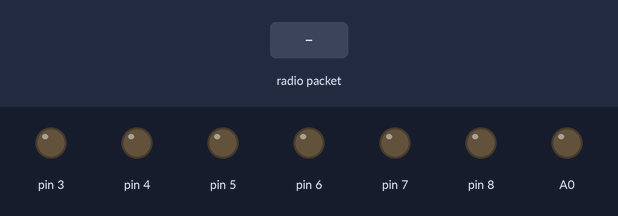
A program run on a simulated Arduino Uno, built with avr-gcc and run on an emulated ATmega328P. Shown: output pins drawn as LEDs (lit = HIGH). The test bench sets the inputs (shaded band). No radio packets arrive unless stated.

Above: at 1.2 s.
1.3 s: radio packet "5" arrives
At 1.7 s:
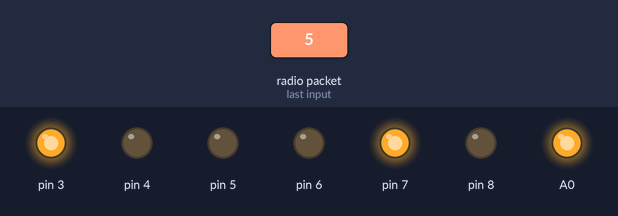
Timing chart, 0 to 4.3 s (numbered marks = the images above; inputs shaded):
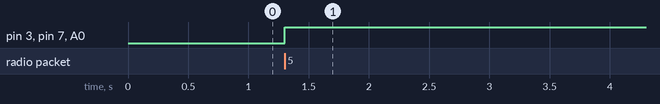

The program:

main.cpp
```cpp
#include <Arduino.h>
#include <SPI.h>
#include "MOTORS.h"
#include "nRF24L01.h"
#include "RF24.h"

RF24 radio(9,10);
const uint64_t pipe_address = 0xc3de775240;

#define AIN1 3
#define BIN1 7
#define AIN2 4
#define BIN2 8
#define PWMA 5
#define PWMB 6
#define STBY A0

#define CENTRE_MAX 10
#define CENTRE_MIN -10

const int offsetL = 1; //motorL direction offset
const int offsetR = 1; //motorR direction offset

Motor motorL = Motor(AIN1, AIN2, PWMA, offsetL, STBY);
Motor motorR = Motor(BIN1, BIN2, PWMB, offsetR, STBY);

char* Data_Received = NULL;
void Process_Data(char*);
void setup() {
  // put your setup code here, to run once:
  Serial.begin(115200);
  radio.begin();
  radio.openReadingPipe(1, pipe_address);
  radio.startListening();
}

void loop() {
  // put your main code here, to run repeatedly:
  while(radio.available())
  {
    radio.read(Data_Received, sizeof(Data_Received));
    Process_Data(Data_Received);
  }
}
void Process_Data(char* Data)
{
  char* tokTemp = NULL;
  char* tokenString = Data;
  int Roll = atoi(strtok_r(tokenString, "|", &tokTemp));
  int Pitch = atoi(strtok_r(NULL, "^", &tokTemp));
  int L_Speed = DEFAULTSPEED, R_Speed = DEFAULTSPEED;
  if(Pitch>CENTRE_MAX)
  {
    // Increasing Y : Forward
    L_Speed = map(Pitch,CENTRE_MAX,90,CENTRE_MAX,255);
    R_Speed = map(Pitch,CENTRE_MAX,90,CENTRE_MAX,255);
  }
  else if (Pitch < CENTRE_MIN) {
    // Increasing Y : Backward
    L_Speed = map(Pitch,CENTRE_MIN,-90,CENTRE_MIN,-255);
    R_Speed = map(Pitch,CENTRE_MIN,-90,CENTRE_MIN,-255);
  }
  else {
    // Buffer Zone : Stop
    L_Speed  = 0;
    R_Speed  = 0;
  }

  if(Roll>CENTRE_MAX)
  {
    // Increasing X : Right--> L_Speed+=X_Mapping and R_speed-=X_Mapping
    int X_Mapping =map(Roll,CENTRE_MAX,90,CENTRE_MAX,255);
    L_Speed += X_Mapping;
    R_Speed -= X_Mapping;
  }
  if(Roll < CENTRE_MIN) {
    // Decreasing X : Left--> L_Speed-=X_Mapping and R_speed+=X_Mapping
    int X_Mapping =map(Roll,CENTRE_MIN,-90,CENTRE_MAX,255);
    L_Speed -= X_Mapping;
    R_Speed += X_Mapping;
  }
  L_Speed = constrain(L_Speed,0,255);
  R_Speed =constrain(R_Speed,0,255);

  motorL.drive(L_Speed);
  motorR.drive(R_Speed);
}
```

MOTORS.h
```cpp
/******************************************************************************

******************************************************************************/

#include <Arduino.h>
//used in some functions so you don't have to send a speed
#ifndef MOTORS_H
    #define MOTORS_H
#endif
#define DEFAULTSPEED 255


class Motor
{
  public:
    // Constructor. Mainly sets up pins.
    Motor(int In1pin, int In2pin, int PWMpin, int offset, int STBYpin);

    // Drive in direction given by sign, at speed given by magnitude of the
	//parameter.
    void drive(int speed);

	// drive(), but with a delay(duration)
    void drive(int speed, int duration);

	//currently not implemented
    //void stop();           // Stop motors, but allow them to coast to a halt.
    //void coast();          // Stop motors, but allow them to coast to a halt.

	//Stops motor by setting both input pins high
    void brake();

	//set the chip to standby mode.  The drive function takes it out of standby
	//(forward, back, left, and right all call drive)
	void standby();

  private:
    //variables for the 2 inputs, PWM input, Offset value, and the Standby pin
	int In1, In2, PWM, Offset,Standby;

	//private functions that spin the motor CC and CCW
	void fwd(int speed);
	void rev(int speed);


};

//Takes 2 motors and goes forward, if it does not go forward adjust offset
//values until it does.  These will also take a negative number and go backwards
//There is also an optional speed input, if speed is not used, the function will
//use the DEFAULTSPEED constant.
void forward(Motor motor1, Motor motor2, int speed);
void forward(Motor motor1, Motor motor2);

//Similar to forward, will take 2 motors and go backwards.  This will take either
//a positive or negative number and will go backwards either way.  Once again the
//speed input is optional and will use DEFAULTSPEED if it is not defined.
void back(Motor motor1, Motor motor2, int speed);
void back(Motor motor1, Motor motor2);

//Left and right take 2 motors, and it is important the order they are sent.
//The left motor should be on the left side of the bot.  These functions
//also take a speed value
void left(Motor left, Motor right, int speed);
void right(Motor left, Motor right, int speed);

//This function takes 2 motors and and brakes them
void brake(Motor motor1, Motor motor2);
```

Measured:
- after the input at 1.3 s, pin 3, pin 7, A0: LOW → HIGH at once
